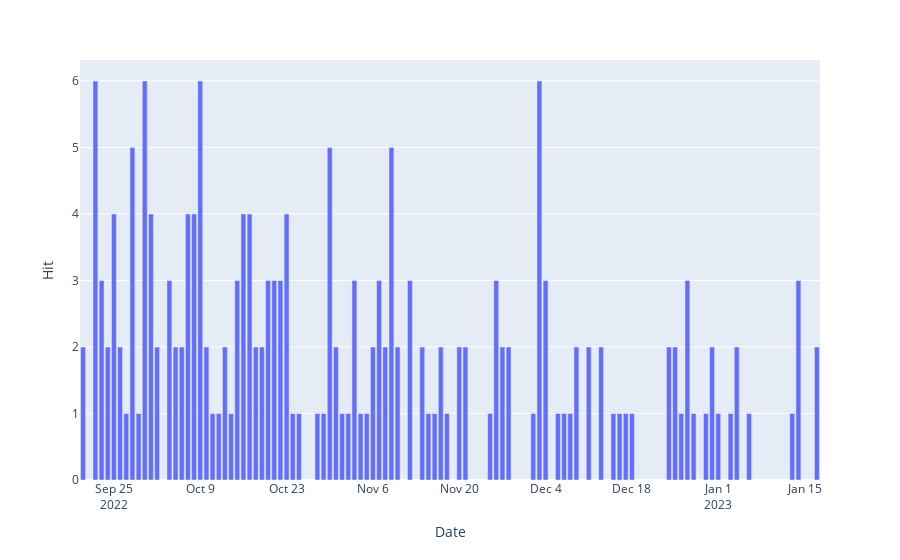

Notebook source saved alongside this figure:
### Markdown cell above
## 2. Result

### Code cell
fig = px.bar(ggggg, x='Date', y='Hit')
fig.show()
